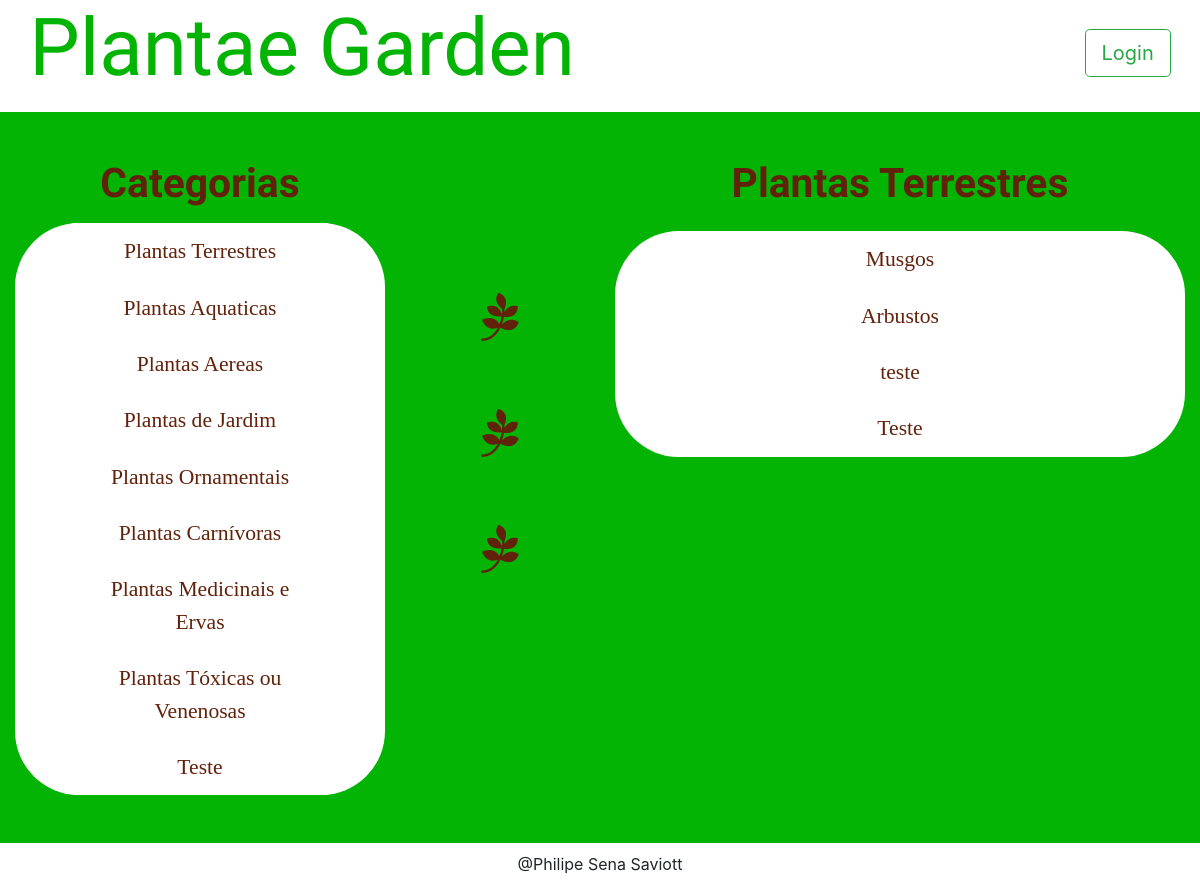
The app's page /category/1/items, older data.
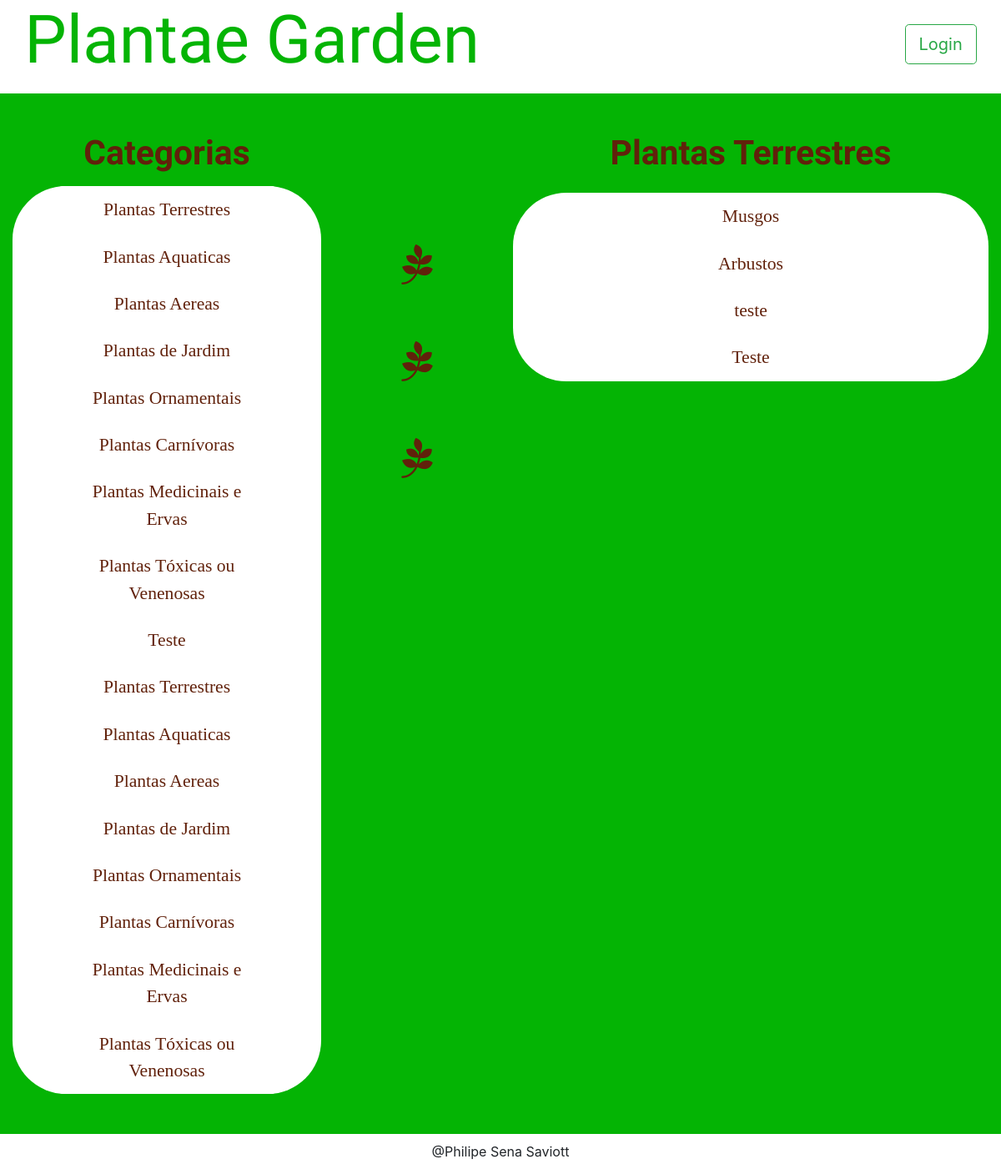
The same page, newer data.
### models.py (models this page shows, shortened)
class Category(Base):
    __tablename__ = 'category'
    id = Column(Integer, primary_key=True)
    name = Column(String(50), nullable=False)
    user_id = Column(Integer, ForeignKey('user.id'))
    user = relationship(User)

class Item(Base):
    __tablename__ = 'item'
    id = Column(Integer, primary_key=True)
    name = Column(String(50), nullable=False)
    description = Column(String(1000), nullable=False)
    category_id = Column(Integer, ForeignKey('category.id'))
    category = relationship(Category)
    user_id = Column(Integer, ForeignKey('user.id'))
    user = relationship(User)

### application.py (the view, shortened to what this page needs)
@app.route('/category/<int:category_id>/items')
def categoryFunction(category_id):
    category = session.query(Category)
    category2 = session.query(Category).filter_by(id=category_id).first()
    if not hasattr(category2, 'id'):
        return "this category not exist"
    items = session.query(Item).filter_by(category_id=category2.id)
    if 'username' not in login_session:
        if items.count() == 0:
            flash("You have no items yet!")
            return render_template(
                'publicCategory.html',
                plantas=category, plantas2=category2, itemName=items)
        else:
            return render_template(
                'publicCategory.html',
                plantas=category, plantas2=category2, itemName=items)

### templates/publicCategory.html (shortened to what this page needs)
{% extends "main.html" %}
{% block content %}
{% include "header.html" %}
      <section class="row main-body">
        <div class="col-md-9">
        </div>
      </section>
      <section class="row main-body">
        <div id="item-description" class="col-md-4">
          <h2 class="cat-title">Categorias</h2>
          <div class="cat-all-list">
            {% for i in plantas %}
              <div class="list-group cat-list">
                <a href="{{ url_for('categoryFunction', category_id=i.id)}}" class="list-group-item">{{ i.name }}</a>
              </div>
            {% endfor %}
          </div>
        </div>
        <ul class="col-md-2 tree-list">
          <li><i class="fa fa-pagelines"></i></li>
          <li><i class="fa fa-pagelines"></i></li>
          <li><i class="fa fa-pagelines"></i></li>
        </ul>
        <div id="item-description" class="col-md-6">
          <h2 class="cat-title">{{ plantas2.name }}</h2>
          <div class="cat-all-list">
            {% for i in itemName %}
              <div class="list-group cat-list">
                <a href="{{ url_for('itemFunction', item_id=i.id, category_id=plantas2.id)}}" class="list-group-item" class="list-group-item">{{ i.name }}</a>
              </div>
            {% endfor %}
          </div>
        </div>
      </section>
{% endblock %}

### templates/main.html (shortened to what this page needs)
<!DOCTYPE html>
<html lang="pt-br">
  <head>
    <link href="//maxcdn.bootstrapcdn.com/font-awesome/4.7.0/css/font-awesome.min.css" rel="stylesheet">
    <link rel="stylesheet" href="https://stackpath.bootstrapcdn.com/bootstrap/4.3.1/css/bootstrap.min.css">
    <link href="https://fonts.googleapis.com/css?family=Raleway&display=swap" rel="stylesheet">     <link rel="stylesheet" href="{{ url_for('static', filename='styles.css') }}" />
    <link rel="stylesheet" href="/static/media.css">
  </head>
  <body>
    <div class="container-fluid wrapper">
      {% block content %}
      {% endblock %}
      {% include "footer.html" %}
    </div>
  </body>
</html>

### templates/header.html
<header id="top-header" class="row">
  <div class="col-md-6">
    <a href="{{url_for('catalogFunction')}}">
      <h1 class="appName">Plantae Garden</h1>
    </a>
  </div>
  <div class="col-md-6 text-right log-but">
    {%if 'username' not in session %}
      <a href="{{url_for('showLogin')}}"><button type="button"  id="log-in-out-button" class="btn btn-outline-success btn-lg">Login</button></a>
    {% else %}
      <a href="{{url_for('disconnect')}}"><button type="button"  id="log-in-out-button" class="btn btn-outline-danger btn-lg">Logout</button></a>
    {% endif %}
  </div>
</header>

### templates/footer.html
<footer class="row main-footer">
  <div class="col-md-12 name-footer">
    @Philipe Sena Saviott
  </div>
</footer>

### static/styles.css (style rules this page uses)
a:hover, a:visited, a:link, a:active { text-decoration: none; }
#top-header { height: 7em; }
#log-in-out-button { float: right; margin: 5% 2.5% 0 0; }
.list-group-item { color: #61210B; border: 0px; font-family: 'Crimson Text', serif; font-size: 135%; text-align: center; }
#item-description { margin: 2.5% 0 4% 0; }
.appName { font-family: 'Amatic SC', cursive; font-size: 500%; color: #04B404; margin:0 0 0 2.5%; }
.main-body { background-color: #04B404; }
.main-footer { height: 3em; }
.name-footer { text-align: center; margin: 0.75% 0 0 0; }
.cat-list { border: 10px; border-radius: 20em; margin-left: 15%; width: 70% }
.cat-all-list { background-color: white; border-radius: 4em; }
.cat-title { text-align:center; margin-bottom: 4%; font-family: 'Raleway', sans-serif; font-size: 255%; color: #61210B; font-weight: bold; }
.tree-list { margin: 8% 0 0 0; list-style: none; color: #61210B; text-align: center; }
.tree-list .fa-pagelines { margin: 40% 0 0 0; font-size: 300%; }

Row changes from the older to the newer data that the page shows:
added Category: name "Plantas Terrestres"
added Category: name "Plantas Aquaticas"
added Category: name "Plantas Aereas"
added Category: name "Plantas de Jardim"
added Category: name "Plantas Ornamentais"
added Category: name "Plantas Carnívoras"
added Category: name "Plantas Medicinais e Ervas"
added Category: name "Plantas Tóxicas ou Venenosas"
